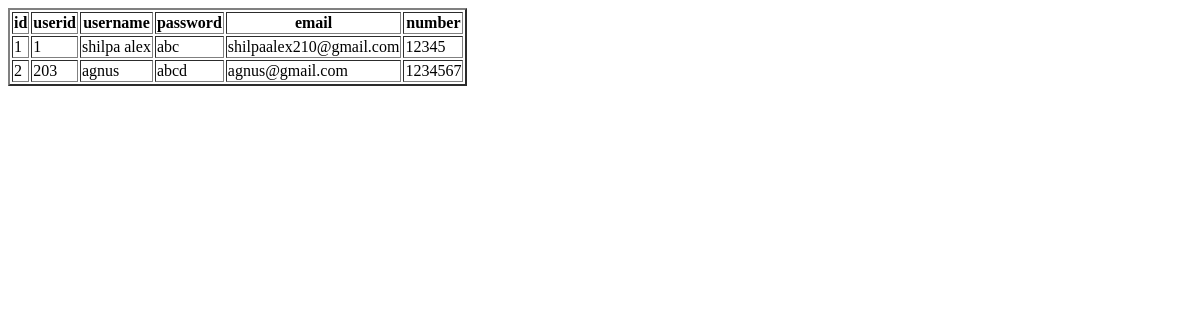
/users, run on an earlier commit of the app's database.
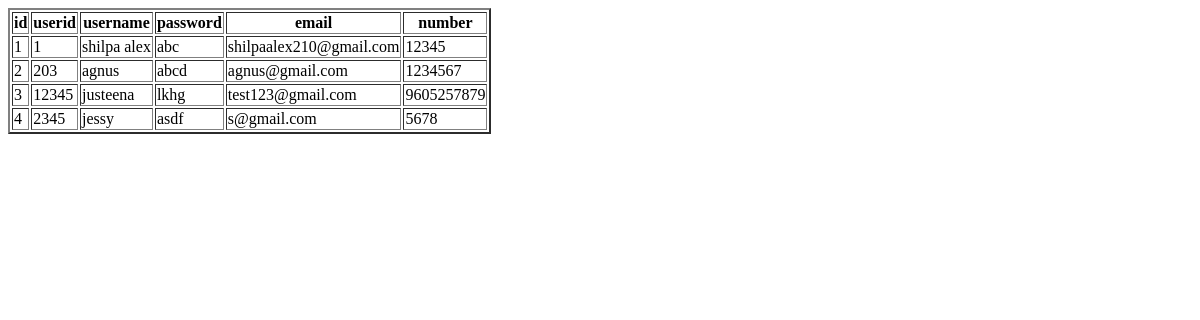
And on a later commit of the database.
### app.py (models this page shows, shortened)
class register(db.Model):
	id = db.Column(db.Integer,unique=True,primary_key=True)
	userid = db.Column(db.Integer,  nullable=False)
	username=db.Column(db.String(30),  nullable=False)
	password = db.Column(db.String(30),  nullable=False)
	email=db.Column(db.String(30),  nullable=False)
	number=db.Column(db.Integer)

### app.py (the view)
@app.route('/users')
def users():
	details= register.query.all()
	return render_template("users.html",user=details)

### templates/users.html (shortened to what this page needs)
<!DOCTYPE html>
<html>
<head>
</head>
<body>
<form action="/users" method="POST">
<table border='2'>
  <tr>
    <th>id</th>
    <th>userid</th>
    <th>username</th>
    <th>password</th>
    <th>email</th>
    <th>number</th>
  </tr>
{% for users in user %}
<tr>
<td>{{users.id}}</td>
<td>{{users.userid}}</td>
<td>{{users.username}}</td>
<td>{{users.password}}</td>
<td>{{users.email}}</td>
<td>{{users.number}}</td>
</tr>
{% endfor %}
</form>
</body>
</html>

What changed in the data, as far as the page shows it:
added register: id "3", userid "12345", username "justeena", password "lkhg", email "test123@gmail.com", number "9605257879"
added register: id "4", userid "2345", username "jessy", password "asdf", email "s@gmail.com", number "5678"
